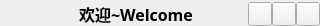
<?xml version="1.0" encoding="UTF-8"?>
<ui version="4.0">
 <class>TitleBar</class>
 <widget class="QWidget" name="TitleBar">
  <property name="geometry">
   <rect>
    <x>0</x>
    <y>0</y>
    <width>320</width>
    <height>26</height>
   </rect>
  </property>
  <property name="minimumSize">
   <size>
    <width>320</width>
    <height>26</height>
   </size>
  </property>
  <property name="maximumSize">
   <size>
    <width>16777215</width>
    <height>26</height>
   </size>
  </property>
  <property name="mouseTracking">
   <bool>true</bool>
  </property>
  <property name="windowTitle">
   <string>Form</string>
  </property>
  <layout class="QHBoxLayout" name="horizontalLayout">
   <property name="spacing">
    <number>0</number>
   </property>
   <property name="leftMargin">
    <number>0</number>
   </property>
   <property name="topMargin">
    <number>2</number>
   </property>
   <property name="rightMargin">
    <number>0</number>
   </property>
   <property name="bottomMargin">
    <number>0</number>
   </property>
   <item alignment="Qt::AlignLeft|Qt::AlignTop">
    <widget class="QLabel" name="logoLabel">
     <property name="minimumSize">
      <size>
       <width>24</width>
       <height>24</height>
      </size>
     </property>
     <property name="maximumSize">
      <size>
       <width>24</width>
       <height>24</height>
      </size>
     </property>
     <property name="mouseTracking">
      <bool>true</bool>
     </property>
     <property name="text">
      <string/>
     </property>
     <property name="pixmap">
      <pixmap resource="src.qrc">:/img/img/contacts.png</pixmap>
     </property>
     <property name="scaledContents">
      <bool>true</bool>
     </property>
    </widget>
   </item>
   <item alignment="Qt::AlignHCenter|Qt::AlignVCenter">
    <widget class="QLabel" name="titleLabel">
     <property name="font">
      <font>
       <family>微软雅黑</family>
       <pointsize>12</pointsize>
       <weight>75</weight>
       <bold>true</bold>
      </font>
     </property>
     <property name="mouseTracking">
      <bool>true</bool>
     </property>
     <property name="midLineWidth">
      <number>0</number>
     </property>
     <property name="text">
      <string>欢迎~Welcome</string>
     </property>
     <property name="scaledContents">
      <bool>true</bool>
     </property>
    </widget>
   </item>
   <item alignment="Qt::AlignRight|Qt::AlignTop">
    <widget class="QPushButton" name="miniBtn">
     <property name="minimumSize">
      <size>
       <width>24</width>
       <height>24</height>
      </size>
     </property>
     <property name="maximumSize">
      <size>
       <width>24</width>
       <height>24</height>
      </size>
     </property>
     <property name="mouseTracking">
      <bool>true</bool>
     </property>
     <property name="text">
      <string/>
     </property>
     <property name="icon">
      <iconset resource="src.qrc">
       <normaloff>:/img/img/mini.png</normaloff>:/img/img/mini.png</iconset>
     </property>
    </widget>
   </item>
   <item alignment="Qt::AlignTop">
    <widget class="QPushButton" name="modelBtn">
     <property name="minimumSize">
      <size>
       <width>24</width>
       <height>24</height>
      </size>
     </property>
     <property name="maximumSize">
      <size>
       <width>24</width>
       <height>24</height>
      </size>
     </property>
     <property name="mouseTracking">
      <bool>true</bool>
     </property>
     <property name="text">
      <string/>
     </property>
     <property name="icon">
      <iconset resource="src.qrc">
       <normaloff>:/img/img/noteBook.png</normaloff>:/img/img/noteBook.png</iconset>
     </property>
    </widget>
   </item>
   <item alignment="Qt::AlignTop">
    <widget class="QPushButton" name="closeBtn">
     <property name="minimumSize">
      <size>
       <width>24</width>
       <height>24</height>
      </size>
     </property>
     <property name="maximumSize">
      <size>
       <width>24</width>
       <height>24</height>
      </size>
     </property>
     <property name="mouseTracking">
      <bool>true</bool>
     </property>
     <property name="text">
      <string/>
     </property>
     <property name="icon">
      <iconset resource="src.qrc">
       <normaloff>:/img/img/close.png</normaloff>:/img/img/close.png</iconset>
     </property>
    </widget>
   </item>
  </layout>
 </widget>
 <resources>
  <include location="src.qrc"/>
 </resources>
 <connections/>
</ui>
